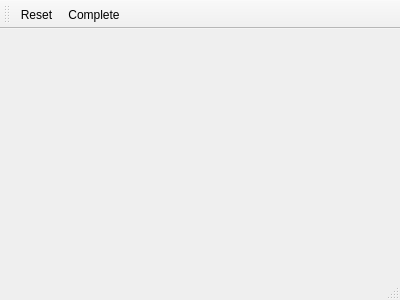
<?xml version="1.0" encoding="UTF-8"?>
<ui version="4.0">
 <class>Designer</class>
 <widget class="QMainWindow" name="Designer">
  <property name="geometry">
   <rect>
    <x>0</x>
    <y>0</y>
    <width>400</width>
    <height>300</height>
   </rect>
  </property>
  <property name="windowTitle">
   <string>Designer</string>
  </property>
  <widget class="QWidget" name="centralWidget"/>
  <widget class="QStatusBar" name="statusBar"/>
  <widget class="QToolBar" name="toolBar">
   <property name="windowTitle">
    <string>toolBar</string>
   </property>
   <attribute name="toolBarArea">
    <enum>TopToolBarArea</enum>
   </attribute>
   <attribute name="toolBarBreak">
    <bool>false</bool>
   </attribute>
   <addaction name="actionReset"/>
   <addaction name="actionComplete"/>
  </widget>
  <action name="actionReset">
   <property name="text">
    <string>Reset</string>
   </property>
   <property name="toolTip">
    <string>Reset current polygon</string>
   </property>
  </action>
  <action name="actionComplete">
   <property name="text">
    <string>Complete</string>
   </property>
   <property name="toolTip">
    <string>Complete polygon</string>
   </property>
  </action>
 </widget>
 <layoutdefault spacing="6" margin="11"/>
 <resources/>
 <connections/>
</ui>
